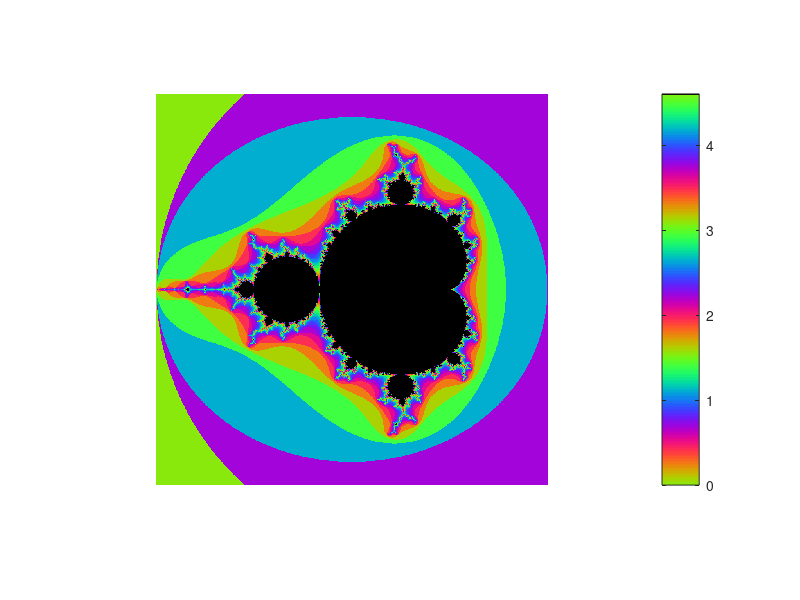

Source code (MATLAB):
% Mandelbrot Set Visualization
function mandelbrot()
    % Set dimensions
    width = 1000;
    height = 1000;
    max_iter = 100;
    
    % Create complex plane
    [x, y] = meshgrid(linspace(-2, 1, width), linspace(-1.5, 1.5, height));
    c = x + 1i * y;
    z = zeros(size(c));
    output = zeros(size(c));
    
    % Main loop
    for n = 1:max_iter
        % Update z = z^2 + c
        z = z.^2 + c;
        
        % Find points that haven't escaped yet
        escaped = abs(z) > 2;
        new_points = escaped & (output == 0);
        output(new_points) = n;
        
        % Skip points that have already escaped
        z(escaped) = 2;
    end
    
    % Normalize and display
    output(output == 0) = max_iter;
    output = log(output);
    
    % Create figure with black background
    figure('Color', 'black');
    
    % Plot with custom colormap
    imagesc(linspace(-2, 1, width), linspace(-1.5, 1.5, height), output);
    colormap(getColormap());
    axis equal;
    axis off;
    title('Mandelbrot Set', 'Color', 'white');
    
    % Add color bar
    colorbar;
end

function cmap = getColormap()
    % Create a custom colormap
    steps = 256;
    cmap = zeros(steps, 3);
    
    % Generate colors
    for i = 1:steps
        phase = i/steps;
        cmap(i,:) = [
            0.5 * (1 + sin(2*pi*3*phase)),
            0.5 * (1 + sin(2*pi*3*phase + 2*pi/3)),
            0.5 * (1 + sin(2*pi*3*phase + 4*pi/3))
        ];
    end
    
    % Make the center of the set black
    cmap(end,:) = [0 0 0];
end